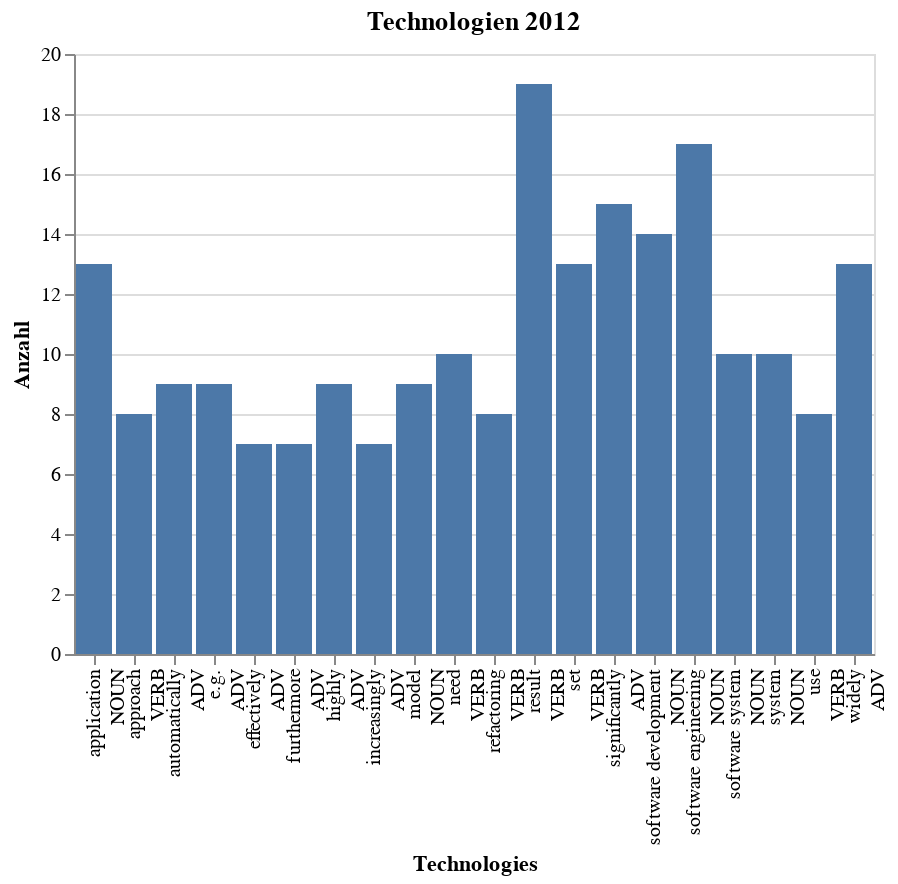

Notebook code for this chart:
### Markdown cell above
### Balkendiagramm 2012

### Code cell
year = 2012
d = data_words[year].nlargest(anzahl_top_topics).sort_values(ascending=False)
source = pd.DataFrame({'Technologies': d.index,
                            'Anzahl': d})
alt.Chart(source).mark_bar().encode(
        x='Technologies:O',
        y='Anzahl:Q'
    ).properties(
    title=f'Technologien {year}')

### Figure 1 — Vega-Lite specification as saved in the notebook (floating-point values rounded to 4 significant figures)
{"config": {"view": {"continuousWidth": 400, "continuousHeight": 300}}, "data": {"name": "data-d6226b7b66784ee487914f83b287ff3d"}, "mark": "bar", "encoding": {"x": {"type": "ordinal", "field": "Technologies"}, "y": {"type": "quantitative", "field": "Anzahl"}}, "title": "Technologien 2012", "$schema": "https://vega.github.io/schema/vega-lite/v4.8.1.json", "datasets": {"data-d6226b7b66784ee487914f83b287ff3d": [{"Technologies": ["result", "VERB"], "Anzahl": 19}, {"Technologies": ["software engineering", "NOUN"], "Anzahl": 17}, {"Technologies": ["significantly", "ADV"], "Anzahl": 15}, {"Technologies": ["software development", "NOUN"], "Anzahl": 14}, {"Technologies": ["application", "NOUN"], "Anzahl": 13}, {"Technologies": ["set", "VERB"], "Anzahl": 13}, {"Technologies": ["widely", "ADV"], "Anzahl": 13}, {"Technologies": ["software system", "NOUN"], "Anzahl": 10}, {"Technologies": ["need", "VERB"], "Anzahl": 10}, {"Technologies": ["system", "NOUN"], "Anzahl": 10}, {"Technologies": ["automatically", "ADV"], "Anzahl": 9}, {"Technologies": ["e.g.", "ADV"], "Anzahl": 9}, {"Technologies": ["highly", "ADV"], "Anzahl": 9}, {"Technologies": ["model", "NOUN"], "Anzahl": 9}, {"Technologies": ["approach", "VERB"], "Anzahl": 8}, {"Technologies": ["refactoring", "VERB"], "Anzahl": 8}, {"Technologies": ["use", "VERB"], "Anzahl": 8}, {"Technologies": ["furthermore", "ADV"], "Anzahl": 7}, {"Technologies": ["effectively", "ADV"], "Anzahl": 7}, {"Technologies": ["increasingly", "ADV"], "Anzahl": 7}]}}
